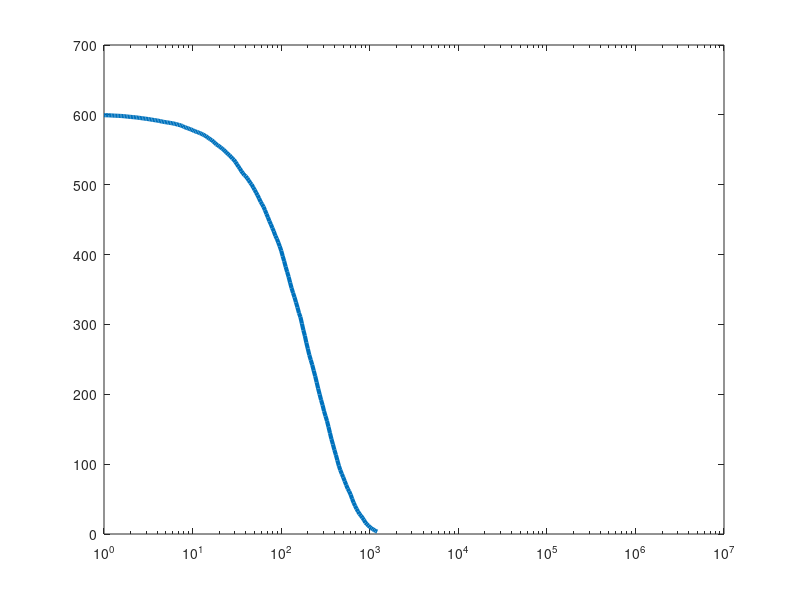

Write the MATLAB code that produced this figure. (Note: this script raises an error after producing the figure.)
close all
clear
clc
load gibsonres_1
% uiopen('C:\Users\osman\SkyDrive (2)\Documents\Projects\CURRENT\paper2\VCell\rdfig_nimbios\PRXFig11\NOINSETPRX_2014_Fig11_Reversible_RDandGillespieWork.fig',1)
% hold on

numtraj = 10;
t = [0 10.^(linspace(-6,log10(4.5),400))];
At = 0;

for i = 1:numtraj

    At = At + interp1(gibsonres(:,2*(i-1)+1),gibsonres(:,2*(i-1)+2),t);
 
end

At = At/numtraj;
semilogx(t*1e6,At,'LineWidth',3);
hold on

% % % % % 
load det3D_cube
% semilogx(t*1e6,At);
numtraj = 2;

t = [0 10.^(linspace(-6,log10(4.5),400))];
At = 0;

for i = 1:numtraj

    At = At + interp1(det3D(:,2*(i-1)+1),det3D(:,2*(i-1)+2),t);
 
end

At = At/numtraj;
semilogx(t*1e6,At,'k','LineWidth',3);

% % % % % % 
% load det3D_1kfover2
% % semilogx(t*1e6,At);
% numtraj = 2;
% 
% t = [0 10.^(linspace(-6,log10(5),100))];
% At = 0;
% 
% for i = 1:numtraj
% 
%     At = At + interp1(det3D(:,2*(i-1)+1),det3D(:,2*(i-1)+2),t);
%  
% end
% 
% At = At/numtraj;
% semilogx(t*1e6,At,'k--','LineWidth',3);

% % % % % 
load det1D_1
semilogx(det1D(:,1)*1e6,det1D(:,2),'LineWidth',3);
% semilogx(t*1e6,interp1(det1D(:,1),det1D(:,2),t),'LineWidth',3);

% % % % % % 
load smoldyn_1
numtraj = 4;

t = [0 10.^(linspace(-6,log10(5),400))];
At = 0;

for i = 1:numtraj

    At = At + interp1(smoldyn(:,2*(i-1)+1),smoldyn(:,2*(i-1)+2),t);
 
end

At = At/numtraj;
semilogx(t*1e6,At,'LineWidth',3);


% % % % % % % % % % % % 

xlabel('Time ({\mu}s)');
ylabel('A(t)')

load A.dat
semilogx(A(:,1)*1e6,A(:,2),'LineWidth',3)
% load FPRoldold.dat
% semilogx(FPRoldold(:,1)*1e6,FPRoldold(:,2)/581*602,'LineWidth',3)
% 
xlim([1 5e6])
legend('ODE Stochastic', 'PDE Deterministic','ODE Deterministic','Smoldyn', 'FPR k_a:1nm^2/{\mu}s','Location','SouthWest')
% title('1 {\mu}M A binds to B (6045 {\mu}m^{-2}) on membrane in 1{\mu}m^3 volume sphere')
ylim([0 1001])
% % % % % % % % % % % % % % % % % % % % % % % % % % % % % % % % % % % % % 
% % % % % % CURVE 2
% % % % % % % % % % % % % % % % % % % % % % % % % % % % % % % % % % % % % 

load det1D_2
semilogx(det1D(:,1)*1e6,det1D(:,2),'LineWidth',6);

% % % % % 
load det3D_2
semilogx(t*1e6,At);
numtraj = 2;

At = 0;

for i = 1:numtraj

    At = At + interp1(det3D(:,2*(i-1)+1),det3D(:,2*(i-1)+2),t);
 
end

At = At/numtraj;
semilogx(t*1e6,At,'LineWidth',6);

% % % % % 
load gibsonres_2

numtraj = 10;
t = [0 10.^(linspace(-6,0,100))];
At = 0;

for i = 1:numtraj

    At = At + interp1(gibsonres(:,2*(i-1)+1),gibsonres(:,2*(i-1)+2),t);
 
end

At = At/numtraj;
semilogx(t*1e6,At,'LineWidth',6);

% % % % % 
load smoldyn_2
semilogx(smoldyn(:,1)*1e6,smoldyn(:,2),'LineWidth',6);

saveas(gcf, 'VCELL_MEJ_PRXFig11.fig', 'fig')


